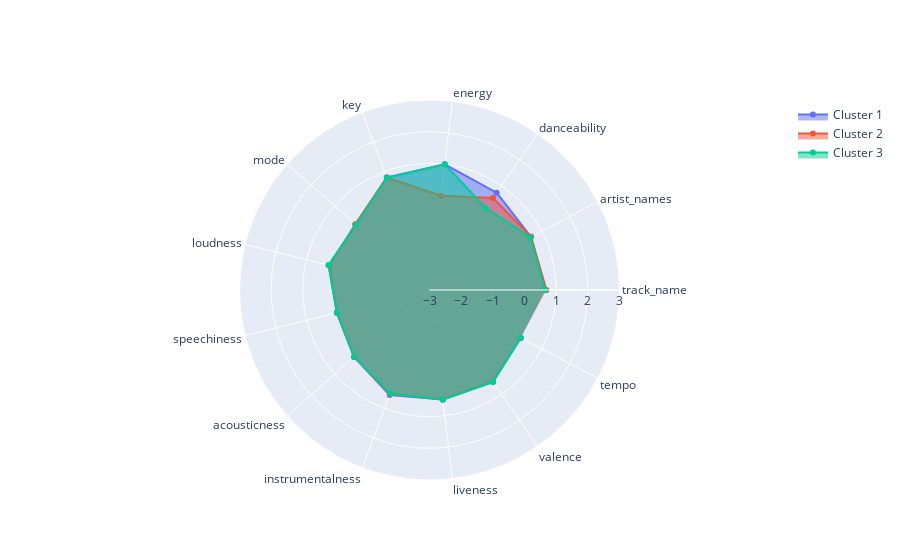

This figure's notebook cell:
### Code cell
# Create radar chart
fig = go.Figure()

# Add a line for each cluster center
for i in range(optimal_k):
    fig.add_trace(go.Scatterpolar(
        r=kmeans.cluster_centers_[i],
        theta=charts.columns,
        fill='toself',
        name=f'Cluster {i+1}'
    ))

# Update layout
fig.update_layout(
    polar=dict(radialaxis=dict(visible=True, range=[-3, 3])),
    showlegend=True
)

fig.show()

### Figure 1 — Plotly figure (JSON) as saved in the notebook; plotly's stock layout.template omitted (floating-point values rounded to 4 significant figures)
{"data": [{"fill": "toself", "name": "Cluster 1", "r": [0.6542, 0.6169, 0.7329, 1.0, 0.8016, 0.1055, 0.2776, 0.01431, 0.1852, 0.5477, 0.4807, 0.5178, 0.2548], "theta": ["track_name", "artist_names", "danceability", "energy", "key", "mode", "loudness", "speechiness", "acousticness", "instrumentalness", "liveness", "valence", "tempo", "tempo_name", "duration_min"], "type": "scatterpolar"}, {"fill": "toself", "name": "Cluster 2", "r": [0.6939, 0.6234, 0.5307, -8.882e-16, 0.7987, 0.135, 0.2454, 0.01224, 0.1729, 0.5156, 0.4786, 0.5121, 0.2496], "theta": ["track_name", "artist_names", "danceability", "energy", "key", "mode", "loudness", "speechiness", "acousticness", "instrumentalness", "liveness", "valence", "tempo", "tempo_name", "duration_min"], "type": "scatterpolar"}, {"fill": "toself", "name": "Cluster 3", "r": [0.6495, 0.593, 0.1373, 1.0, 0.7901, 0.1091, 0.2849, 0.009552, 0.1812, 0.4984, 0.4935, 0.5322, 0.2532], "theta": ["track_name", "artist_names", "danceability", "energy", "key", "mode", "loudness", "speechiness", "acousticness", "instrumentalness", "liveness", "valence", "tempo", "tempo_name", "duration_min"], "type": "scatterpolar"}], "layout": {"polar": {"radialaxis": {"range": [-3, 3], "visible": true}}, "showlegend": true}}
